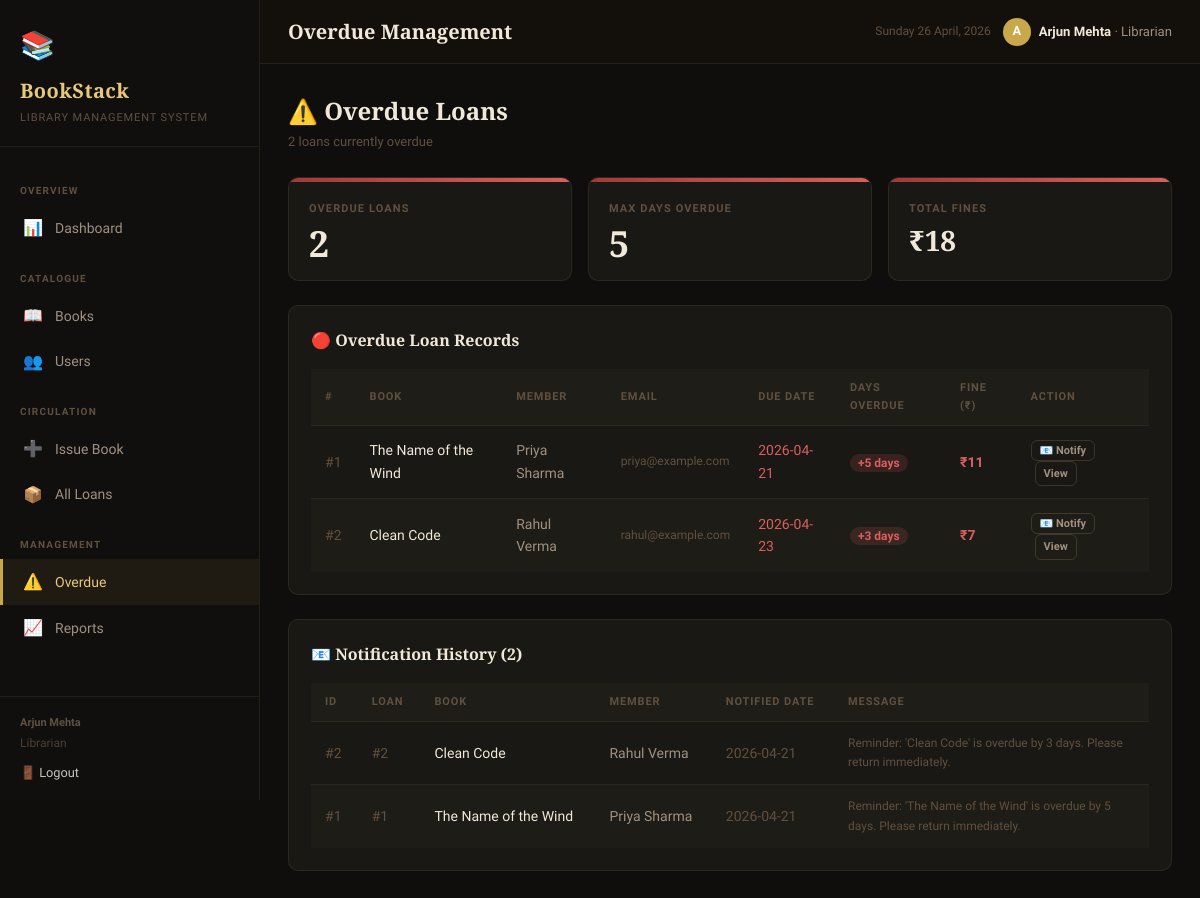
Screenshot of /overdue (signed in) with the database file from the repository.
### tables this page shows
CREATE TABLE loans (
            loan_id       INTEGER PRIMARY KEY AUTOINCREMENT,
            book_id       INTEGER NOT NULL,
            user_id       INTEGER NOT NULL,
            issue_date    TEXT DEFAULT (date('now')),
            due_date      TEXT NOT NULL,
            return_date   TEXT,
            status        TEXT DEFAULT 'active',
            FOREIGN KEY (book_id) REFERENCES books(book_id),
            FOREIGN KEY (user_id) REFERENCES users(user_id)
        );

CREATE TABLE books (
            book_id       INTEGER PRIMARY KEY AUTOINCREMENT,
            title         TEXT NOT NULL,
            author        TEXT NOT NULL,
            genre         TEXT,
            isbn          TEXT UNIQUE,
            total_copies  INTEGER DEFAULT 1,
            available_copies INTEGER DEFAULT 1,
            added_date    TEXT DEFAULT (date('now'))
        );

CREATE TABLE users (
            user_id       INTEGER PRIMARY KEY AUTOINCREMENT,
            name          TEXT NOT NULL,
            email         TEXT UNIQUE NOT NULL,
            phone         TEXT,
            role          TEXT DEFAULT 'member',
            password      TEXT DEFAULT 'password123',
            joined_date   TEXT DEFAULT (date('now'))
        );

CREATE TABLE overdue_notifications (
            notif_id      INTEGER PRIMARY KEY AUTOINCREMENT,
            loan_id       INTEGER NOT NULL,
            notified_date TEXT DEFAULT (date('now')),
            message       TEXT,
            FOREIGN KEY (loan_id) REFERENCES loans(loan_id)
        );

### app.py (the view, shortened to what this page needs)
@app.route('/overdue', methods=['GET', 'POST'])
@librarian_required
def overdue():
    update_overdue_status()
    db = get_db()
    overdue_loans = db.execute("""
        SELECT l.loan_id, b.title, u.name, u.email, l.due_date,
               CAST(julianday('now') - julianday(l.due_date) AS INTEGER) AS days_overdue,
               CAST((julianday('now') - julianday(l.due_date)) * 2 AS INTEGER) AS fine
        FROM loans l
        JOIN books b ON l.book_id=b.book_id
        JOIN users u ON l.user_id=u.user_id
        WHERE l.status='overdue'
        ORDER BY days_overdue DESC
    """).fetchall()
    notifications = db.execute("""
        SELECT n.*, b.title, u.name
        FROM overdue_notifications n
        JOIN loans l ON n.loan_id=l.loan_id
        JOIN books b ON l.book_id=b.book_id
        JOIN users u ON l.user_id=u.user_id
        ORDER BY n.notif_id DESC
    """).fetchall()
    return render_template('overdue.html', overdue_loans=overdue_loans, notifications=notifications)

### app.py (called while the page is built)
def get_db():
    db = getattr(g, '_database', None)
    if db is None:
        db = g._database = sqlite3.connect(DATABASE)
        db.row_factory = sqlite3.Row
        db.execute("PRAGMA foreign_keys = ON")
    return db

@app.teardown_appcontext
def close_connection(exception):
    db = getattr(g, '_database', None)
    if db is not None:
        db.close()

def update_overdue_status():
    db = get_db()
    today = date.today().isoformat()
    db.execute("""
        UPDATE loans SET status = 'overdue'
        WHERE status = 'active' AND due_date < ?
    """, (today,))
    db.commit()

@app.before_request
def before_request():
    init_db()

def librarian_required(f):
    @wraps(f)
    def decorated(*args, **kwargs):
        if 'user_id' not in session:
            flash('Please log in to continue.', 'error')
            return redirect(url_for('login'))
        if session.get('role') != 'librarian':
            flash('Access denied — librarians only.', 'error')
            return redirect(url_for('index'))
        return f(*args, **kwargs)
    return decorated

### templates/overdue.html (shortened to what this page needs)
{% extends "base.html" %}
{% block page_title %}Overdue Management{% endblock %}
{% block content %}
<div class="page-header">
  <div>
    <div class="page-header-title">⚠️ Overdue Loans</div>
    <div class="page-header-sub">{{ overdue_loans|length }} loan{{ 's' if overdue_loans|length != 1 }} currently overdue</div>
  </div>
</div>
{% if overdue_loans %}
<div class="stat-grid" style="grid-template-columns:repeat(3,1fr);margin-bottom:24px;">
  <div class="stat-card">
    <div class="stat-card-strip strip-red"></div>
    <div class="stat-card-body">
      <div class="stat-card-label">Overdue Loans</div>
      <div class="stat-card-value">{{ overdue_loans|length }}</div>
    </div>
  </div>
  <div class="stat-card">
    <div class="stat-card-strip strip-red"></div>
    <div class="stat-card-body">
      <div class="stat-card-label">Max Days Overdue</div>
      <div class="stat-card-value">{{ overdue_loans[0].days_overdue }}</div>
    </div>
  </div>
  <div class="stat-card">
    <div class="stat-card-strip strip-red"></div>
    <div class="stat-card-body">
      <div class="stat-card-label">Total Fines</div>
      <div class="stat-card-value" style="font-size:28px;">₹{{ overdue_loans | sum(attribute='fine') }}</div>
    </div>
  </div>
</div>
{% endif %}
<div class="card section-spacer">
  <div class="card-title">🔴 Overdue Loan Records</div>
  <div class="table-wrap">
    <table>
      <thead>
        <tr>
          <th>#</th>
          <th>Book</th>
          <th>Member</th>
          <th>Email</th>
          <th>Due Date</th>
          <th>Days Overdue</th>
          <th>Fine (₹)</th>
          <th>Action</th>
        </tr>
      </thead>
      <tbody>
        {% for loan in overdue_loans %}
        <tr>
          <td class="text-muted">#{{ loan.loan_id }}</td>
          <td class="text-main">
            <a href="{{ url_for('loan_detail', loan_id=loan.loan_id) }}" style="color:inherit;text-decoration:none;">
              {{ loan.title }}
            </a>
          </td>
          <td>{{ loan.name }}</td>
          <td style="font-size:12px;color:var(--text-3);">{{ loan.email }}</td>
          <td style="color:var(--red);font-weight:500;">{{ loan.due_date }}</td>
          <td>
            <span style="background:rgba(217,95,95,0.15);color:var(--red);padding:2px 8px;border-radius:10px;font-size:12px;font-weight:600;">
              +{{ loan.days_overdue }} days
            </span>
          </td>
          <td style="color:var(--red);font-weight:600;">₹{{ loan.fine }}</td>
          <td>
            <form method="POST" style="display:inline;">
              <button type="submit" class="btn btn-ghost btn-xs">📧 Notify</button>
            </form>
            <a href="{{ url_for('loan_detail', loan_id=loan.loan_id) }}" class="btn btn-ghost btn-xs" style="margin-left:4px;">View</a>
          </td>
        </tr>
        {% endfor %}
      </tbody>
    </table>
  </div>
</div>
<div class="card">
  <div class="card-title">📧 Notification History ({{ notifications|length }})</div>
  {% if notifications %}
  <div class="table-wrap">
    <table>
      <thead>
        <tr>
          <th>ID</th>
          <th>Loan</th>
          <th>Book</th>
          <th>Member</th>
          <th>Notified Date</th>
          <th>Message</th>
        </tr>
      </thead>
      <tbody>
        {% for notif in notifications %}
        <tr>
          <td class="text-muted">#{{ notif.notif_id }}</td>
          <td class="text-muted">#{{ notif.loan_id }}</td>
          <td class="text-main">{{ notif.title }}</td>
          <td>{{ notif.name }}</td>
          <td class="text-muted">{{ notif.notified_date }}</td>
          <td style="font-size:12px;color:var(--text-3);max-width:300px;">{{ notif.message }}</td>
        </tr>
        {% endfor %}
      </tbody>
    </table>
  </div>
  {% else %}
  <div class="empty-state">
    <span class="empty-icon">📭</span>
    No notifications sent yet.
  </div>
  {% endif %}
</div>
{% endblock %}

### static/style.css (style rules this page uses)
:root { --bg: #0f0e0c; --bg-card: #1a1814; --bg-input: #231f1a; --bg-hover: #201d18; --border: rgba(255, 220, 150, 0.08); --border-md: rgba(255, 220, 150, 0.15); --accent: #c9a84c; --accent-2: #e8c87a; --accent-3: #8b5e3c; --green: #4caf7d; --yellow: #e8a020; --blue: #5b9bd5; --red: #d95f5f; --text: #f0e8d8; --text-2: #a09080; --text-3: #605040; --sidebar-w: 260px; --topbar-h: 64px; --radius: 10px; --radius-sm: 6px; --shadow: 0 4px 24px rgba(0,0,0,0.4); --shadow-lg: 0 8px 40px rgba(0,0,0,0.6); --transition: 0.2s ease; }
*, *::before, *::after { box-sizing: border-box; margin: 0; padding: 0; }
html { scroll-behavior: smooth; }
body { font-family: 'Source Sans 3', sans-serif; background: var(--bg); color: var(--text); min-height: 100vh; display: flex; font-size: 15px; line-height: 1.6; }
.card { background: var(--bg-card); border: 1px solid var(--border); border-radius: var(--radius); padding: 22px; transition: border-color var(--transition), box-shadow var(--transition); }
.card-title { font-family: 'Playfair Display', serif; font-size: 16px; font-weight: 600; color: var(--text); margin-bottom: 16px; display: flex; align-items: center; gap: 8px; }
.stat-grid { display: grid; grid-template-columns: repeat(auto-fit, minmax(200px, 1fr)); gap: 16px; margin-bottom: 24px; }
.stat-card { background: var(--bg-card); border: 1px solid var(--border); border-radius: var(--radius); padding: 0; overflow: hidden; transition: transform var(--transition), box-shadow var(--transition); }
.stat-card-strip { height: 4px; width: 100%; }
.stat-card-body { padding: 18px 20px; }
.stat-card-label { font-size: 11px; font-weight: 600; text-transform: uppercase; letter-spacing: 0.1em; color: var(--text-3); margin-bottom: 8px; }
.stat-card-value { font-family: 'Playfair Display', serif; font-size: 36px; font-weight: 700; color: var(--text); line-height: 1; }
.strip-red { background: linear-gradient(90deg, #a03a3a, var(--red)); }
.table-wrap { overflow-x: auto; }
table { width: 100%; border-collapse: collapse; font-size: 14px; }
thead th { font-size: 11px; font-weight: 600; text-transform: uppercase; letter-spacing: 0.08em; color: var(--text-3); padding: 10px 14px; text-align: left; border-bottom: 1px solid var(--border); background: rgba(255,220,150,0.02); }
tbody tr { border-bottom: 1px solid var(--border); transition: background var(--transition); }
tbody tr:last-child { border-bottom: none; }
tbody tr:nth-child(even) { background: rgba(255,220,150,0.015); }
td { padding: 12px 14px; color: var(--text-2); vertical-align: middle; }
td.text-main { color: var(--text); font-weight: 500; }
.btn { display: inline-flex; align-items: center; gap: 6px; padding: 8px 16px; border-radius: var(--radius-sm); font-size: 13px; font-weight: 600; cursor: pointer; border: none; text-decoration: none; transition: all var(--transition); white-space: nowrap; font-family: 'Source Sans 3', sans-serif; }
.btn-ghost { background: transparent; color: var(--text-2); border: 1px solid var(--border-md); }
.btn-xs { padding: 3px 8px; font-size: 11px; }
.page-header { display: flex; align-items: center; justify-content: space-between; margin-bottom: 24px; flex-wrap: wrap; gap: 12px; }
.page-header-title { font-family: 'Playfair Display', serif; font-size: 24px; font-weight: 700; color: var(--text); }
.page-header-sub { font-size: 13px; color: var(--text-3); margin-top: 2px; }
.section-spacer { margin-bottom: 24px; }
.text-muted { color: var(--text-3); }

### rows the page displays
loans: loan_id "1", title "The Name of the Wind", name "Priya Sharma", email "priya@example.com", due_date "2026-04-21", days_overdue "5", fine "11"
loans: loan_id "2", title "Clean Code", name "Rahul Verma", email "rahul@example.com", due_date "2026-04-23", days_overdue "3", fine "7"
overdue_notifications: notif_id "2", loan_id "2", title "Clean Code", name "Rahul Verma", notified_date "2026-04-21", message "Reminder: 'Clean Code' is overdue by 3 days. Please return immediately."
overdue_notifications: notif_id "1", loan_id "1", title "The Name of the Wind", name "Priya Sharma", notified_date "2026-04-21", message "Reminder: 'The Name of the Wind' is overdue by 5 days. Please return immediately."

### other values shown
{{ session.name }} "Arjun Mehta"
{{ session.role | capitalize }} "Librarian"
{{ session.name[0] }} "A"
{{ overdue_loans|length }} "2"
{{ 's' if overdue_loans|length != 1 }} "s"
{{ overdue_loans[0].days_overdue }} "5"
{{ overdue_loans | sum(attribute='fine') }} "18"
{{ notifications|length }} "2"
